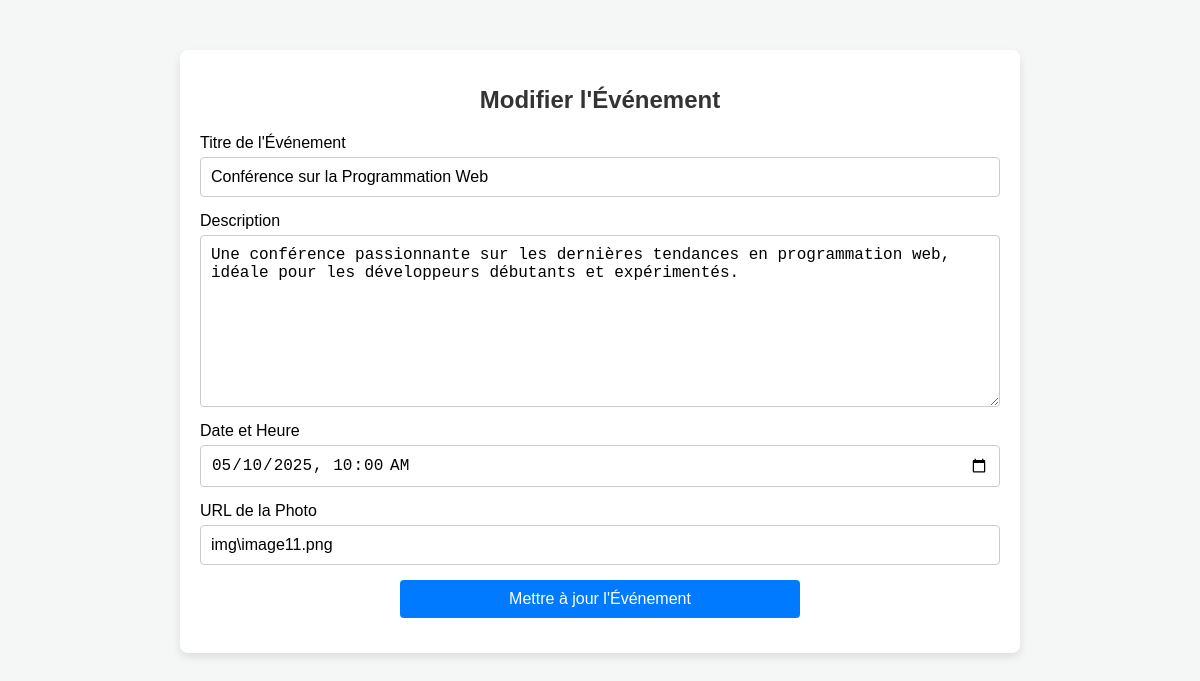
The page /modifierevenement.php?id_evenement=1 (signed in) on the database its author committed.
### tables this page shows
CREATE TABLE `evenement` (
  `id_evenement` int(11) NOT NULL,
  `titre` varchar(255) NOT NULL,
  `description` text NOT NULL,
  `date_evenement` datetime NOT NULL,
  `idclub` int(11) NOT NULL,
  `photo` varchar(255) NOT NULL
);

### modifierevenement.php (the view, shortened to what this page needs)
<?php
include 'db_connect.php';
if (isset($_GET['id_evenement'])) {
    $event_id = $_GET['id_evenement'];
    $stmt = $conn->prepare("SELECT * FROM evenement WHERE id_evenement = ?");
    $stmt->bind_param("i", $event_id);
    $stmt->execute();
    $result = $stmt->get_result();
    if ($result->num_rows > 0) {
        $event = $result->fetch_assoc();
    } else {
        echo "Événement non trouvé.";
        exit();
    }
} else {
    echo "ID d'événement manquant.";
    exit();
}
?>
<!DOCTYPE html>
<html lang="fr">
<head>
</head>
<body>
<div class="container">
    <h1>Modifier l'Événement</h1>
    <form method="POST">
        <div class="form-group">
            <label for="titre">Titre de l'Événement</label>
            <input type="text" name="titre" id="titre" value="<?= htmlspecialchars($event['titre']) ?>" required>
        </div>
        <div class="form-group">
            <label for="description">Description</label>
            <textarea name="description" id="description" required><?= htmlspecialchars($event['description']) ?></textarea>
        </div>
        <div class="form-group">
            <label for="date_evenement">Date et Heure</label>
            <input type="datetime-local" name="date_evenement" id="date_evenement"
                   value="<?= date('Y-m-d\TH:i', strtotime($event['date_evenement'])) ?>" required>
        </div>
        <div class="form-group">
            <label for="photo">URL de la Photo</label>
            <input type="text" name="photo" id="photo" value="<?= htmlspecialchars($event['photo']) ?>" required>
        </div>
        <div class="btn-container">
            <button type="submit" name="submit">Mettre à jour l'Événement</button>
        </div>
    </form>
</div>
</body>
</html>

### modifierevenement.php (style rules this page uses)
body { font-family: 'Arial', sans-serif; background-color: #f4f7f6; margin: 0; padding: 0; }
.container { max-width: 800px; margin: 50px auto; padding: 20px; background-color: #ffffff; border-radius: 8px; box-shadow: 0 4px 8px rgba(0, 0, 0, 0.1); }
h1 { text-align: center; color: #333; font-size: 24px; margin-bottom: 20px; }
form { display: flex; flex-direction: column; }
input, textarea, button { margin-bottom: 15px; padding: 10px; border-radius: 4px; border: 1px solid #ccc; font-size: 16px; }
textarea { resize: vertical; min-height: 150px; }
button { background-color: #007BFF; color: white; border: none; cursor: pointer; font-size: 16px; }
.form-group { display: flex; flex-direction: column; }
label { font-size: 16px; margin-bottom: 5px; }
.btn-container { display: flex; justify-content: center; }
.btn-container button { width: 50%; }

### rows shown on the page
evenement: titre "Conférence sur la Programmation Web", description "Une conférence passionnante sur les dernières tendances en programmation web, idéale pour les développeurs débutants et expérimentés.", date_evenement "05/10/2025 10:00", photo "img\\image11.png"
